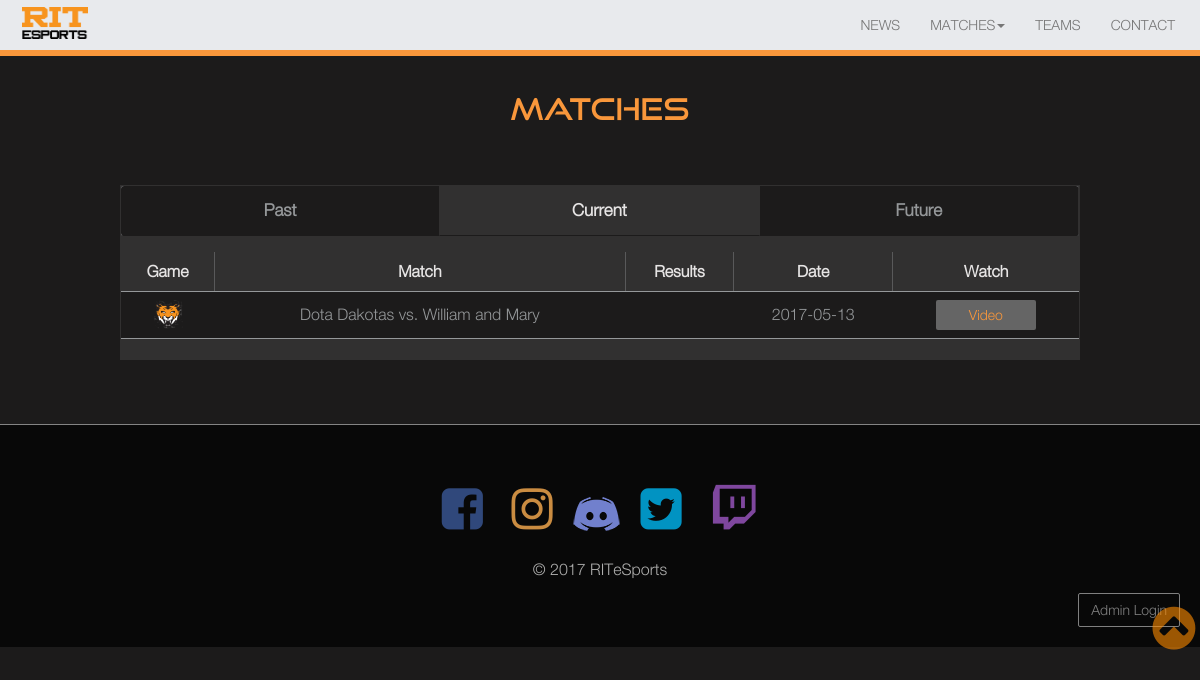
The app's page /matches.php with its own data.
### tables this page shows
CREATE TABLE "MATCHES" (
	`MATCH_ID`	INTEGER NOT NULL PRIMARY KEY AUTOINCREMENT,
	`GAME`	TEXT,
	`GAME_LOGO_URL`	TEXT NOT NULL,
	`RIT_TEAM_ID`	TEXT NOT NULL,
	`OPPONENT`	TEXT NOT NULL,
	`SCORE`	TEXT DEFAULT '0-0',
	`DATE`	TEXT NOT NULL,
	`VIDEO_URL`	TEXT
);

### matches.php (the view, shortened to what this page needs)
<?php
    if(array_key_exists('type',$_GET)){
        $matchType = $_GET['type'];
    }else{
        $matchType = 'current';
    }
?>
<!DOCTYPE html>
<html lang="en">
<head>
  <?php include 'includes/head.php';?>
</head>
<body>
    <?php include 'includes/navmenu.php';?>
	<main>
		<h2 class="page_title">MATCHES</h2>
        <div class="matches-container">
        <div class="tab_matches">
            <a href="matches.php?type=past">
                <button class="tablinks <?php if($matchType === 'past'){ echo 'active'; } ?>">Past</button>
            </a>
            <a href="matches.php?type=current">
                <button class="tablinks <?php if($matchType === 'current'){ echo 'active'; } ?>">Current</button>
            </a>
            <a href="matches.php?type=future">
                <button class="tablinks <?php if($matchType === 'future'){ echo 'active'; } ?>">Future</button>
            </a>
        </div>
        <?php if($matchType === 'past'): ?>
            <div id="Past" class="tabcontent">
                <table class="table table-striped">
                    <thead>
                        <tr>
                            <th>Game</th>
                            <th>Match</th>
                            <th>Results</th>
                            <th>Date</th>
                            <th>Watch</th>
                        </tr>
                    </thead>
                    <tbody>
					<?php
						class ESportsDB extends SQLite3
						{
							function __construct()
							{
								$this->open('db/sqlite/sqlite-tools-win32-x86-3180000/ESports.db');
							}
						}
						$esports_db = new ESportsDB();
						if(!$esports_db)
						{
							echo $esports_db->lastErrorMsg();
						}
						$esports_db->exec("ATTACH DATABASE 'ESports.db' AS 'esports'");
						$todays_date = date('m/d/y');
						$today = date_create($todays_date);
						$match_list = $esports_db->query("SELECT * FROM MATCHES");
                        while($match = $match_list->fetchArray(SQLITE3_ASSOC))
                        {
                            $match_date = date_create($match['DATE']);
						    if($match_date < $today)
							{
								$game = $match['GAME'];
								$game_logo_url = $match['GAME_LOGO_URL'];
								$rit_team = $match['RIT_TEAM_ID'];
								$opponent = $match['OPPONENT'];
								$score = $match['SCORE'];
								$video_link = $match['VIDEO_URL'];
								echo "<tr><td>";
								echo "<img src='$game_logo_url' alt='$game Logo' title='$game Logo'></td>";
								echo "<td id='match-cell'>$rit_team vs. $opponent</td>";
								echo "<td>$score</td>";
								$match_date_string = date_format($match_date, 'Y-m-d');
								echo "<td>$match_date_string</td>";
								echo "<td><button type='button' class='btn btn-default btn-lg watch_video_button'>Video</button><button type='button' class='btn btn-default btn-lg watch_video_icon'><i class='fa fa-video-camera'></i></button></td></tr>";
							}
						}
                        echo "</tbody></table></div>";
					?>
        <?php else: ?>
            <div id="Current" class="tabcontent">
                <table class="table table-striped">
                    <thead>
                        <tr>
                            <th>Game</th>
                            <th>Match</th>
                            <th>Results</th>
                            <th>Date</th>
                            <th>Watch</th>
                        </tr>
                    </thead>
                    <tbody>
					<?php
						$esports_db = new ESportsDB();
						$esports_db->exec("ATTACH DATABASE 'ESports.db' AS 'esports'");
						$todays_date = date('m/d/y');
						$today = date_create($todays_date);
						$match_list = $esports_db->query("SELECT * FROM MATCHES");
                        while($match = $match_list->fetchArray(SQLITE3_ASSOC))
                        {
                            $match_date = date_create($match['DATE']);
						    if($match_date == $today)
							{
								$game = $match['GAME'];
								$game_logo_url = $match['GAME_LOGO_URL'];
								$rit_team = $match['RIT_TEAM_ID'];
								$opponent = $match['OPPONENT'];
								$score = $match['SCORE'];
								echo "<tr><td>";
								echo "<img src='$game_logo_url' alt='$game Logo' title='$game Logo'></td>";
								echo "<td>$rit_team vs. $opponent</td>";
								echo "<td>$score</td>";
								$match_date_string = date_format($match_date, 'Y-m-d');
								echo "<td>$match_date_string</td>";
								echo "<td><button type='button' class='btn btn-default btn-lg watch_video_button'>Video</button></td></tr>";
							}
						}
                        echo "</tbody></table></div>";
                    ?>
        <?php endif; ?>
</div>
    </main>
    <?php include 'includes/footer.php';?>
</body>
</html>

### css/rogue6_project1_styles.css (style rules this page uses)
* { margin: 0px; max-width: 100%; padding: 0px; }
h2 { font-family: heading-font; color:#f9973b; }
.btn-group-lg>.btn, .btn-lg { width: 150px; height: 50px; line-height: 50px; padding: 0px; font-size: 16px; background-color: #f9973b; color: white; border-radius: 2px; border: none; }
.watch_video_button { margin: auto; display: block; width: 100px; line-height: 30px; height: 30px; font-size: 14px; background-color: #656565; color: #f9973b; }
body { font-family: body-font; color: #afafae; background-color: #1C1B1B; font-size: 16px; line-height: 180%; }
main { margin: auto; padding: 2em 0 4em; width: 80%; }
.page_title { color: #f9973b; text-align: center; margin: 60px 0 60px 0; }
div.tab_matches { overflow: hidden; background-color: #e8eaed; color: #000000; border-radius: 3px; margin-bottom: 1em; }
div.tab_matches a { color: #000000; }
.matches-container { background-color: #313030; padding: 1px; }
div.tab_matches button { font-weight: 600; background-color: #1C1B1B; color: #95989A; float: left; border: none; outline: none; cursor: pointer; padding: 10px; transition: 0.3s; font-size: 17px; width: 33.33%; border-right:0.5px solid #313030; border-bottom:0.5px solid #1C1B1B; border-radius: 0px; }
div.tab_matches button.active { background-color: #313030; color: #E6E4E4; border-radius: 0px; }
table { text-align: center; }
th { text-align: center; color: #E6E4E4; border-right: 0.1px solid #59595A; }
th:last-child { border-right: none; }
td { color: #95989A; }
.table-striped>tbody>tr:nth-of-type(odd) { background-color: #1C1B1B; }
.table>tbody>tr>td, .table>tbody>tr>th, .table>tfoot>tr>td, .table>tfoot>tr>th, .table>thead>tr>td, .table>thead>tr>th { border-bottom: 0.2px solid #95989A; vertical-align: middle; }
.table>tbody>tr>td>img { width: 30px; height: 30px; }
.watch_video_button { display: block; }

### records on screen
matches: GAME_LOGO_URL (picture), RIT_TEAM_ID "Dota Dakotas", OPPONENT "William and Mary", DATE "2017-05-13"
